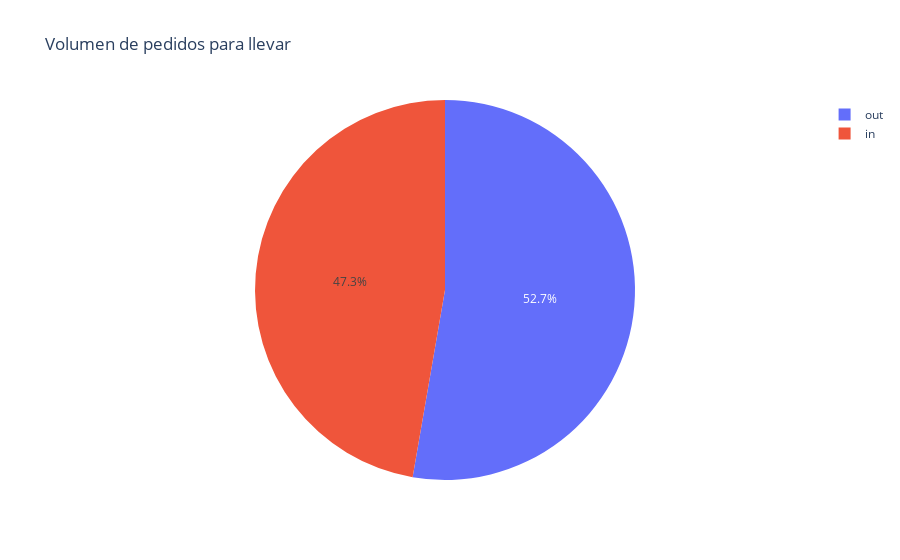

Notebook source saved alongside this figure:
### Code cell
fig = px.pie(df_venta_para_llevar, values='numero_pedidos_para_llevar', names='in_or_out', title='Volumen de pedidos para llevar')
fig.show()

### Figure 1 — Plotly figure (JSON) as saved in the notebook; plotly's stock layout.template omitted (floating-point values rounded to 4 significant figures)
{"data": [{"domain": {"x": [0, 1], "y": [0, 1]}, "hovertemplate": "in_or_out=%{label}<br>numero_pedidos_para_llevar=%{value}<extra></extra>", "labels": ["out", "in"], "legendgroup": "", "name": "", "showlegend": true, "type": "pie", "values": [203, 182]}], "layout": {"legend": {"tracegroupgap": 0}, "title": {"text": "Volumen de pedidos para llevar"}}}
